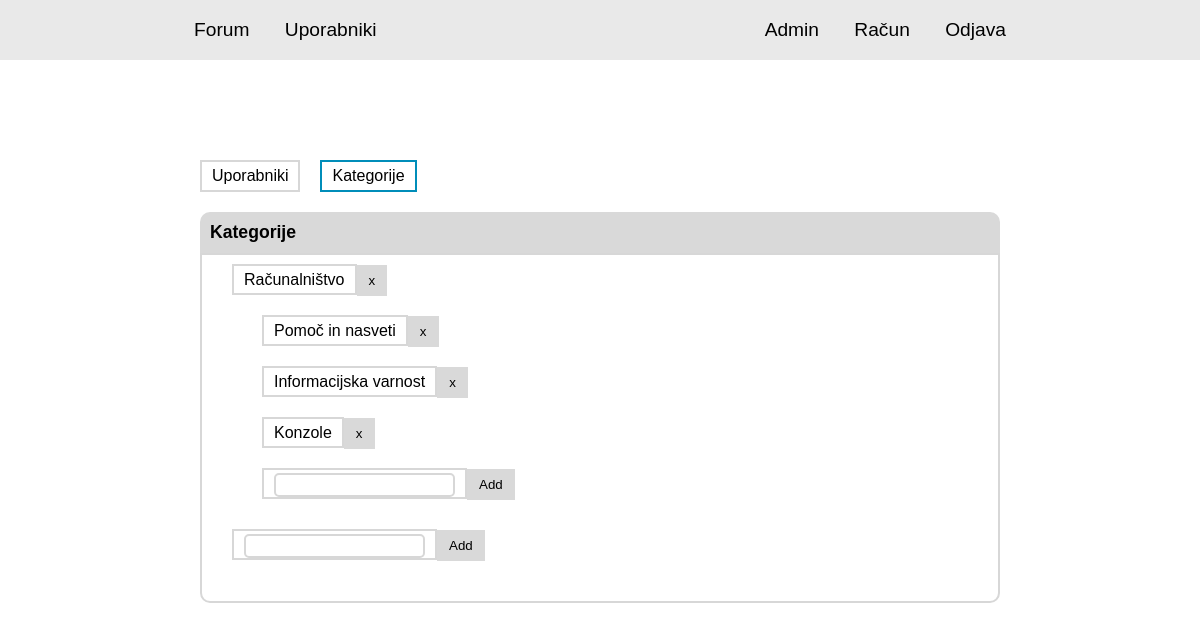
Page /code/index.php/admin/categories (signed in) on the committed database.
### tables this page shows
CREATE TABLE `category` (
  `id` int(11) NOT NULL AUTO_INCREMENT,
  `title` text NOT NULL,
  `description` text DEFAULT NULL,
  `parent_category` int(11) DEFAULT NULL,
  PRIMARY KEY (`id`),
  KEY `parent_category` (`parent_category`),
  CONSTRAINT `category_ibfk_1` FOREIGN KEY (`parent_category`) REFERENCES `category` (`id`)
);

### code/controller/ForumController.php (called while the page is built, shortened)
<?php
class ForumController {
    public static function adminCategories() {
        $categories = CategoryDB::getWhere(["parent_category" => 8]);
        foreach ($categories as $key => $category) {
            $categories[$key]["subCategories"] = CategoryDB::getWhere(["parent_category" => $category["id"]]);
        }
        $vars = [
            "categories" => $categories
        ];
        ViewHelper::render("view/admin-categories.php", $vars);
    }
}

### code/model/CRUD.php (called while the page is built, shortened)
<?php
abstract class CRUD {
    public static $table_name = "";
    public static $table_columns = [];
    public static function getWhere($values) {
        $db = DBInit::getInstance();
        $table_name = static::$table_name;
        $table_columns = static::$table_columns;
        $params = "";
        foreach ($values as $column => $_) {
            $params .= "$column = :$column, ";
        }
        $params = rtrim($params, ", ");
        $statement = $db->prepare("SELECT * FROM $table_name WHERE $params");
        foreach ($values as $column => $value) {
            $statement->bindParam(":$column", $value, $table_columns[$column]);
        }
        $statement->execute();
        $items = $statement->fetchAll(PDO::FETCH_ASSOC);
        if ($items != null) {
            return $items;
        } else {
            return [];
        }
    }
}

### code/view/admin-categories.php (the view, shortened to what this page needs)
<?php
include "html-header.php";
include "menu.php";
?>
<body>
    <main>
        <div class="admin-panel-menu">
            <a href="<?= BASE_URL . "admin/users" ?>" class="admin-panel-menu-item">Uporabniki</a>
            <a href="<?= BASE_URL . "admin/categories" ?>" class="admin-panel-menu-item admin-panel-menu-item-active">Kategorije</a>
        </div>
        <div class="main-header">
            <div class="admin-category-column">Kategorije</div>
        </div>
        <div class="section-box">
            <div class="section-content">
                <div class="category-list">
                    <ul>
                    <?php foreach ($categories as $category): ?>
                        <li><span><?= $category["title"] ?></span><button name="remove" data-id="<?= $category["id"] ?>">x</button></li>
                        <ul data-parent-id="<?= $category["id"] ?>">
                        <?php foreach ($category["subCategories"] as $subCategory): ?>
                            <li><span><?= $subCategory["title"] ?></span><button name="remove" data-id="<?= $subCategory["id"] ?>">x</button></li>
                        <?php endforeach; ?>
                            <li><span><input type="text" /></span><button name="add" data-parent-id="<?= $category["id"] ?>">Add</button></li>
                        </ul>
                    <?php endforeach; ?>
                        <li><span><input type="text" /></span><button name="add" data-parent-id="8">Add</button></li>
                    </ul>
                </div>
            </div>
        </div>
    </main>
</body>

### code/assets/style.css (style rules this page uses)
* { margin: 0; padding: 0; font-family: Poppins, sans-serif; }
a { text-decoration: none; color: black; }
main { padding: 50px 25px; }
.main-header { display: none; border-radius: 10px 10px 0 0; }
.section-content { border: 2px solid var(--border-gray); border-radius: 0 0 10px 10px; }
@media screen and (min-width: 1200px) { .main-header { display: flex; padding: 10px; } }
@media screen and (min-width: 1200px) { .main-header > div { font-size: 1.1rem; font-weight: 600; } }
@media screen and (min-width: 1200px) { main { padding: 100px 200px; } }
@media screen and (min-width: 1200px) { .main-header { display: flex; align-items: center; background-color: var(--main-gray); } }
button, input[type=submit], .button { border: none; background-color: var(--main-gray); cursor: pointer; color: black; padding: 8px 12px; }
.admin-panel-menu { display: flex; margin-bottom: 20px; }
.admin-panel-menu-item { margin-right: 20px; border: 2px solid var(--border-gray); padding: 5px 10px; }
.admin-panel-menu-item-active { border-color: #008DB9; }
.category-list { padding: 10px 0; }
ul { padding-left: 30px; margin-bottom: 30px; }
li { display: block; margin-bottom: 20px; }
li > span { padding: 5px 10px; border: 2px solid var(--border-gray); }
input:not([type=submit]) { border: 2px solid var(--border-gray); border-radius: 5px; min-height: 20px; }

### rows in the picture
category: title "Računalništvo"
category: title "Pomoč in nasveti"
category: title "Informacijska varnost"
category: title "Konzole"

### other values in the picture
$link["name"] "Forum"
$link["name"] "Uporabniki"
$link["name"] "Admin"
$link["name"] "Račun"
$link["name"] "Odjava"
